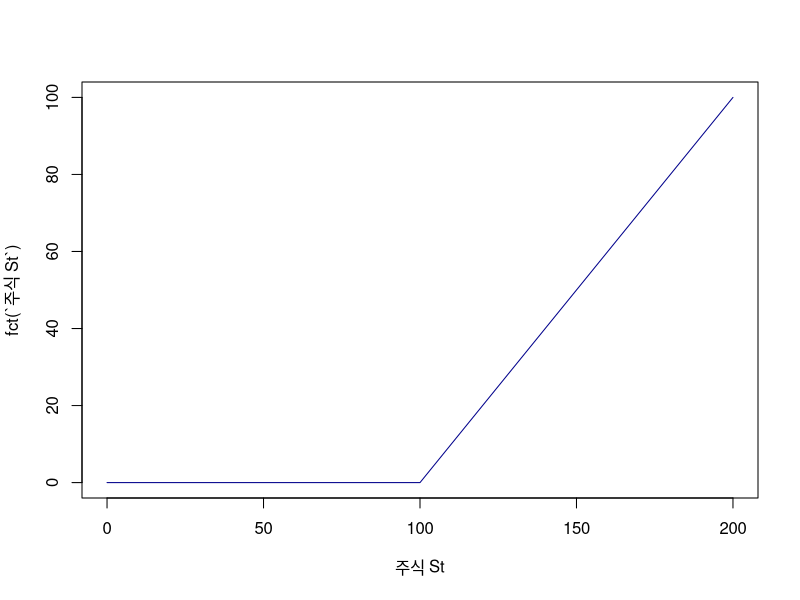
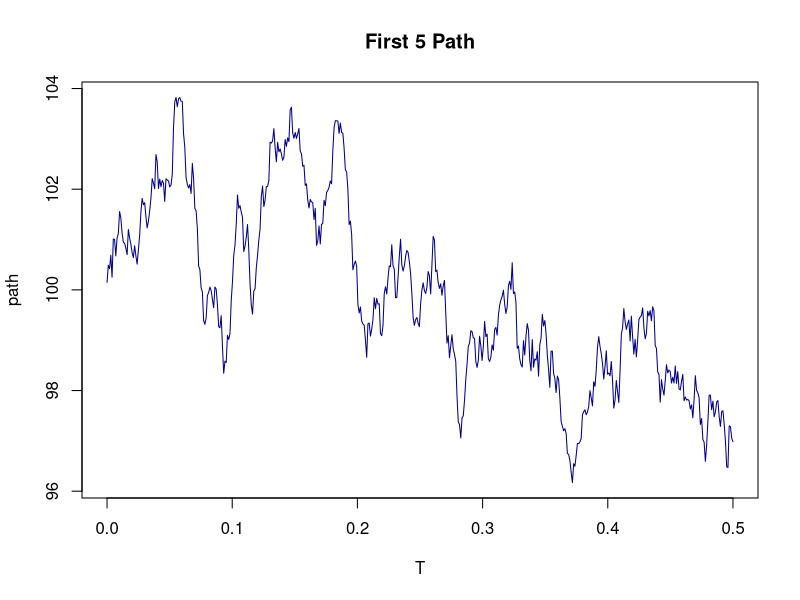
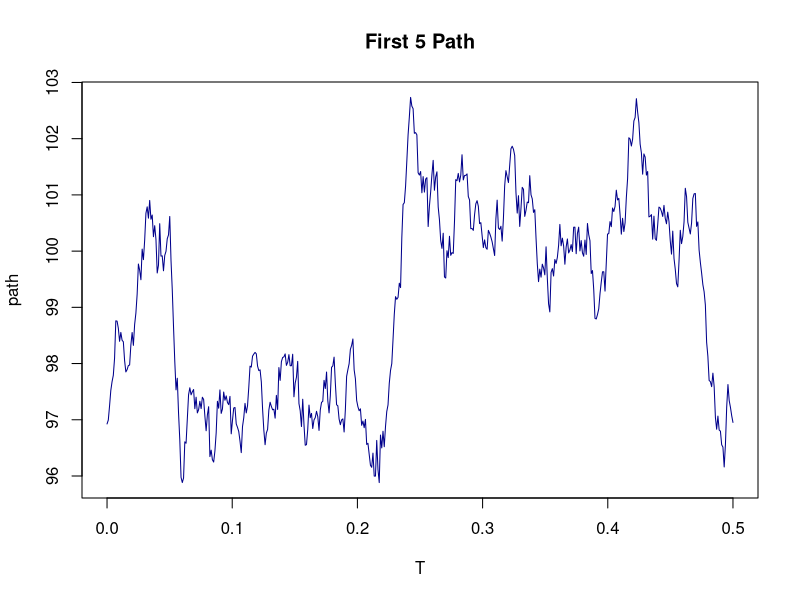
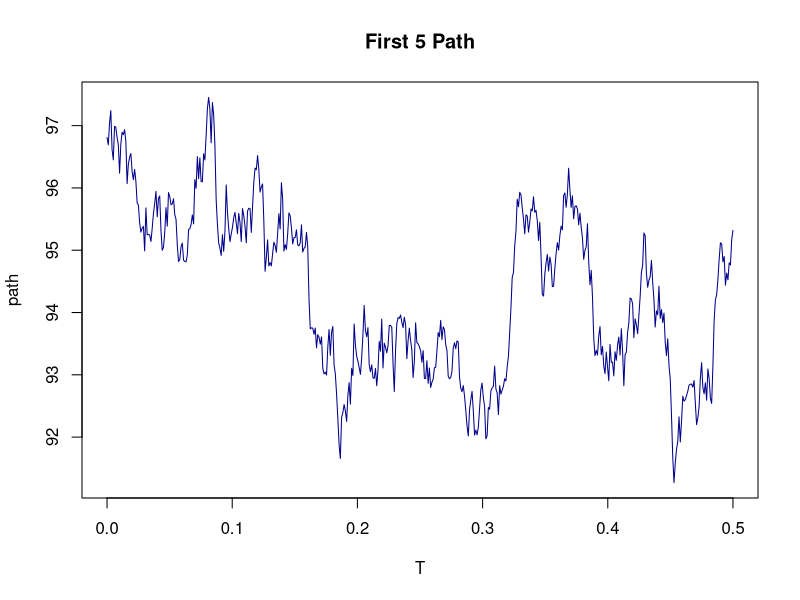
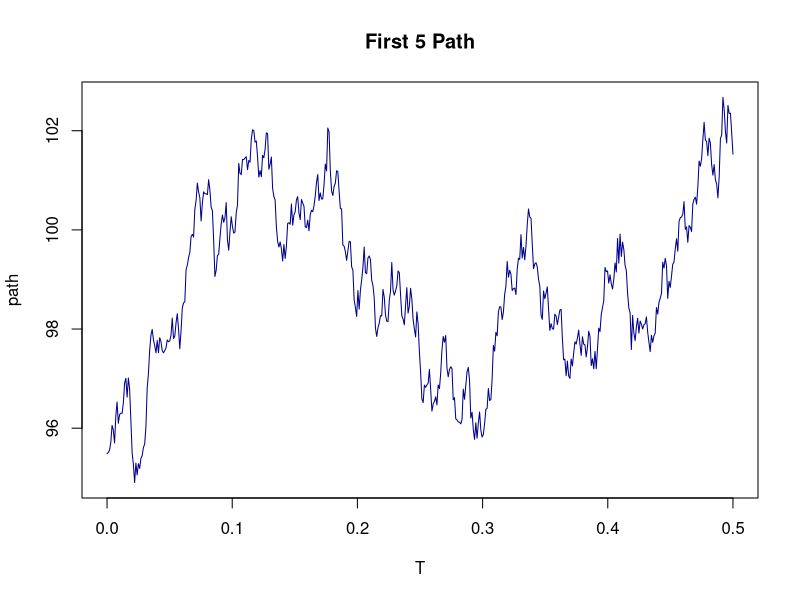
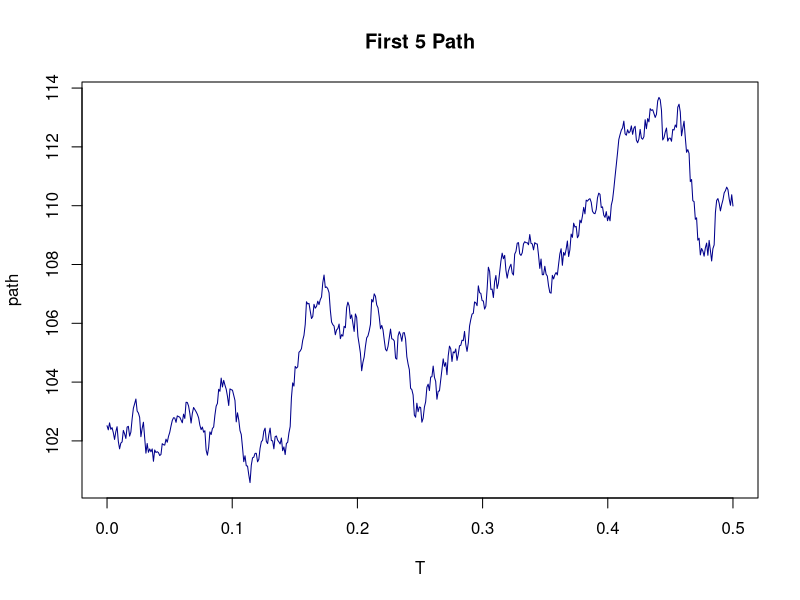

R code for these plots, in order:
#Q1
K<-100

fct<-function(x){
  if(x-K>0){
    x-K
  }
  else{
    0
  }
}

fct = Vectorize(fct)
curve(fct,
      from= 0, to=200,
      col = "dark blue",
      xname = "주식 St",)


#Q2
bsm<-function(s,k,t,sd,r){
  d1 <- (log(s/k) + t*(r + 0.5*sd^2)) / (sd * sqrt(t))
  d2 <- d1 - sd*sqrt(t)
  c <- s*pnorm(d1, mean = 0, sd = 1) - (k*(exp(1)^((-r)*t))*pnorm(d2, mean = 0, sd = 1))
  return (c)
}

print(bsm(100,100,0.5,0.1,0.04))

#Q3
making_curst<-function(s,t,r,tl,sd){
  cur_st <- s
  loop_time <- t/tl
  for(i in 1:loop_time){
    cur_st = cur_st*exp((r-0.5*(sd^2))*tl + sd*sqrt(tl)*rnorm(1))
  }
  return (cur_st)
}

draw_graph<-function(t,loop_time,data){
  plot(seq(0,t,length = loop_time),data,main = "First 5 Path", xlab = "T", ylab = "path", type = 'l', col = "dark blue")
}

newbsm<-function(s,k,t,sd,r,tl,N){
  temp_for_graph <- c()
  new_s <- s
  sigma_v <- 0
  loop_time<-t/tl
  for(j in 1:N){
    if(j<=5){
      for(i in 1:loop_time){
        new_s = new_s*exp((r-0.5*(sd^2))*tl + sd*sqrt(tl)*rnorm(1))
        temp_for_graph = c(temp_for_graph,new_s)
      }
      draw_graph(t,loop_time,temp_for_graph)
      temp_for_graph = c()
    }
    sigma_v <- sigma_v + max(making_curst(s,t,r,tl,sd) - k, 0)
  }
  c<-exp(-r*t)/10000*sigma_v
  print(c)
}

newbsm(100,100,0.5,0.1,0.04,0.001,10000)

